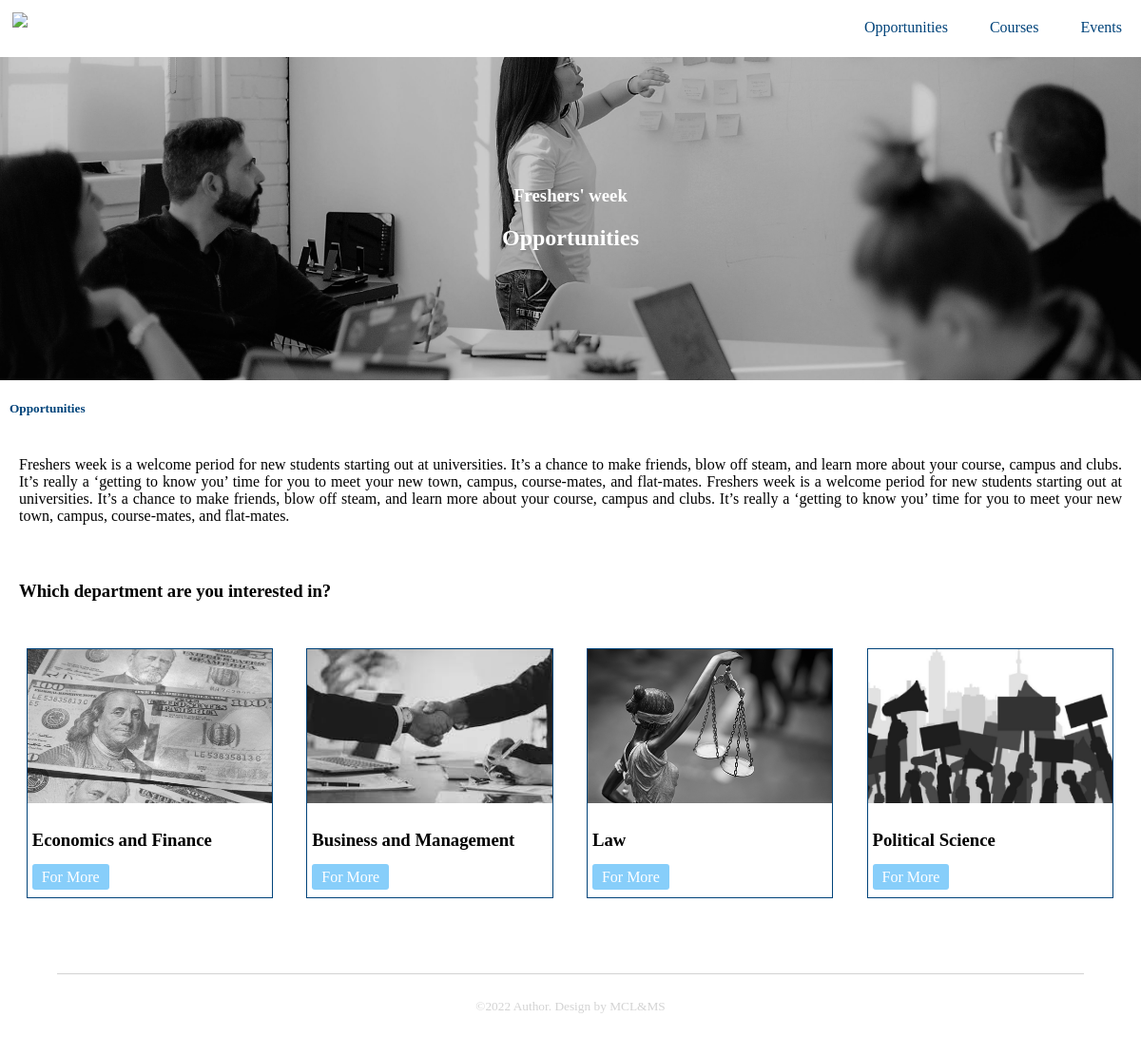
The app's page /app/ with its own data.
### app/models.py (models this page shows, shortened)
class Department(models.Model):
    name = models.CharField(max_length=100)
    description = models.TextField(blank=True, default='')
    image = models.ImageField(default= 'logo_luiss.png')

### app/views.py (the view)
# urls.py: path('', views.main),
def main(request):
    departments = Department.objects.all()
    context = {
        'departments': departments,
    }
    return render(request, 'app/main.html', context)

### app/templates/app/main.html (shortened to what this page needs)
<!DOCTYPE html>
<html lang="en">
<head>
    <link rel="stylesheet" href="/static/app/style.css">
</head>
<body>
    <header class="header">
        <img src='../static/img/logo_luiss.png' class="header_logo">
        <ul class="header_menu">
            <li class="header_menu_item"><a href='/app/'>Opportunities</a></li>
            <li class="header_menu_item"><a href="/app/courses/">Courses</a></li>
            <li class="header_menu_item"><a href="/app/events/">Events</a></li>
        </ul>
    </header>
    <section class="banner">
        <div class="banner_title">
            <div class="banner_title_copy">
                <h3>Freshers' week</h3>
                <h1>Opportunities</h1>
            </div>
        </div>
    </section>
    <section>
        <div class="path">
        <h5 class="path_item"><a href='/app/'>Opportunities</a></h5>
        </div>
    </section>
    <section>
        <div class="text_block">
            <p class="text">
            Freshers week is a welcome period for new students starting out at universities. It’s a chance to make friends, blow off steam, and learn more about your course, campus and clubs.
            It’s really a ‘getting to know you’ time for you to meet your new town, campus, course-mates, and flat-mates.
            Freshers week is a welcome period for new students starting out at universities. It’s a chance to make friends, blow off steam, and learn more about your course, campus and clubs.
            It’s really a ‘getting to know you’ time for you to meet your new town, campus, course-mates, and flat-mates.
            </p>
        </div>
        <div class="text_block">
            <h3>Which department are you interested in?</h3>
        </div>
        <div class="selectables">
            {% for department in departments %}
                <div class="selectable">
                    <img src='{{ department.image.url }}' class="selectable_image" alt="department.image">
                    <div class="selectable_copy">
                        <h3>{{department.name}}</h3>
                        <a href='/app/{{ department.pk }}' class="button">For More</a>
                    </div>
                </div>
            {% endfor %}
        </div>
    </section>
    <footer class="footer">
        <small>©2022 Author. Design by MCL&MS</small>
    </footer>
</body>
</html>

### app/static/app/style.css (style rules this page uses)
html,body { font-family: Verdana; height: 100%; margin: 0%; }
.header { background-color:white; height: 7.5%; }
.header_logo { float: left; padding: 12.5px; width: 130px; }
.header_menu { float: right; margin: 0; }
.header_menu_item { display: inline-block; }
.header_menu_item a { color:#00437a; display: block; padding: 20px; text-decoration: none; }
.banner { height: 42.5%; background-image: url("../img/Title.jpg"); background-size: cover; background-position: center; }
.banner_title { display: table; height: 100%; width: 100%; }
.banner_title_copy { display: table-cell; vertical-align: middle; text-align: center;color: white; text-decoration: none; }
.path { text-align: left; text-decoration: none; display: inline; margin: 10px; color: lightskyblue; }
.path_item { display: inline-block; }
.path_item a { color: #00437a; text-decoration: none; }
.text_block { padding:20px; text-align: justify; }
.text { text-decoration: none; display: inline; }
.selectables { max-width: 100%; margin: 10px; display: flex; flex-wrap: wrap; }
.selectable { width: 21.8%; max-height: fit-content; margin: 0 1.5%; background: white; float: left;border: #00437a 1px solid; margin-bottom: 10px; }
.selectable_image { width: 100%; height: 60%; }
.selectable_copy { max-width: fit-content; padding: 5px; margin-bottom: 3%; }
.button { display: inline; background: lightskyblue; color: white; padding: 5px 10px;border-radius: 3px; text-decoration: none; margin: auto; }
.footer { color: lightgray; display: block; border-top: lightgray 1px solid; text-align: center; padding: 2%; margin: 5% 5%; }

### records on screen
Department: image (picture), name "Economics and Finance"
Department: image (picture), name "Business and Management"
Department: image (picture), name "Law"
Department: image (picture), name "Political Science"
